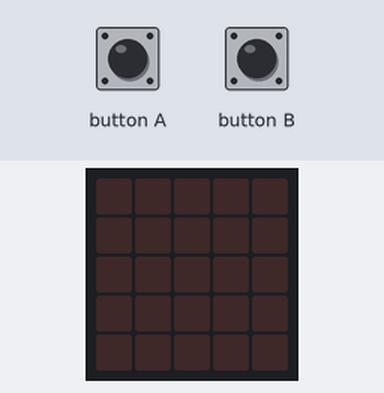
Recording of a program running on a simulated BBC micro:bit running MicroPython. Parts: the board's 5×5 LED display. Inputs (shaded band) come from the test bench.

Above: at 1.2 s.
1.3 s: button A pressed for 0.15 s
At 1.37 s:
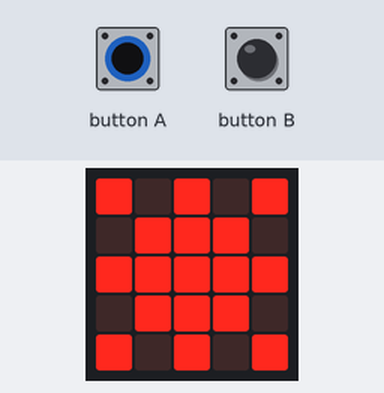
2.9 s: button B pressed for 0.15 s
At 2.97 s:
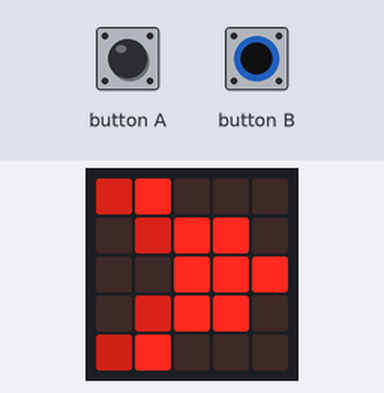
4.5 s: button B pressed for 3.2 s
9.2 s: button A pressed for 3.2 s
At 9.9 s:
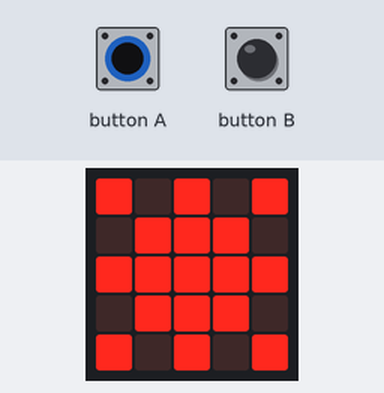
Timing chart, 0 to 12.2 s (numbered marks = the images above; inputs shaded):
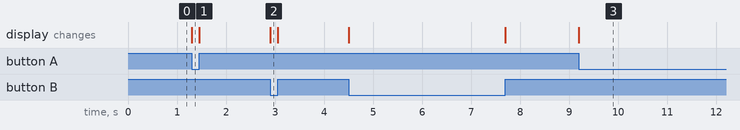

Measured:
- after the input at 1.3 s, the display: changes at once (image 1)
- after the input at 2.9 s, the display: changes at once (image 2)
- after the input at 9.2 s, the display: changes at once (image 3)

The program:

kitronic_01.py
```python
from microbit import *

sun = Image("90909:09990:99999:09990:90909")
moon = Image("59000:05990:00999:05990:49000")


def main():
    while True:
        if button_a.is_pressed():
            display.show(sun)
        elif button_b.is_pressed():
            display.show(moon)
        else:
            display.clear()


if __name__ == "__main__":
    main()
```
